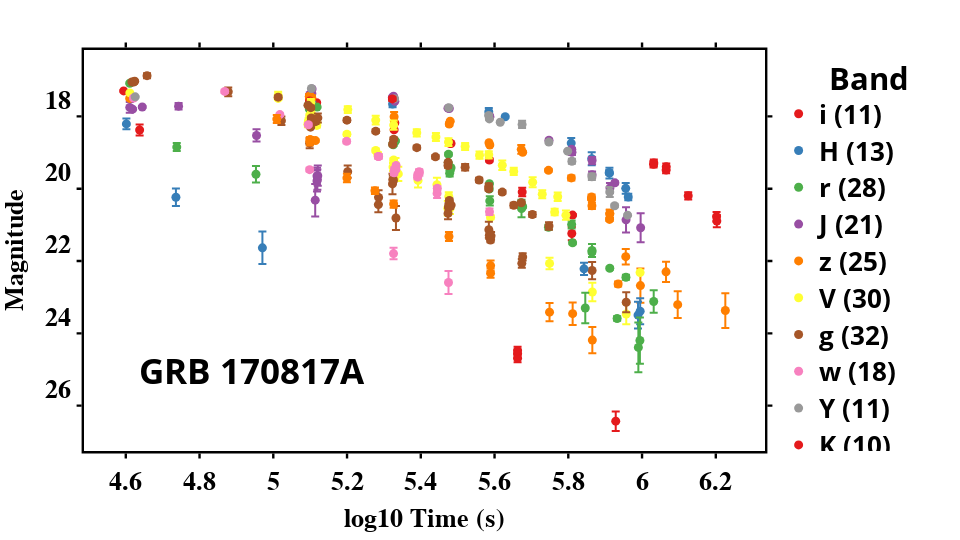
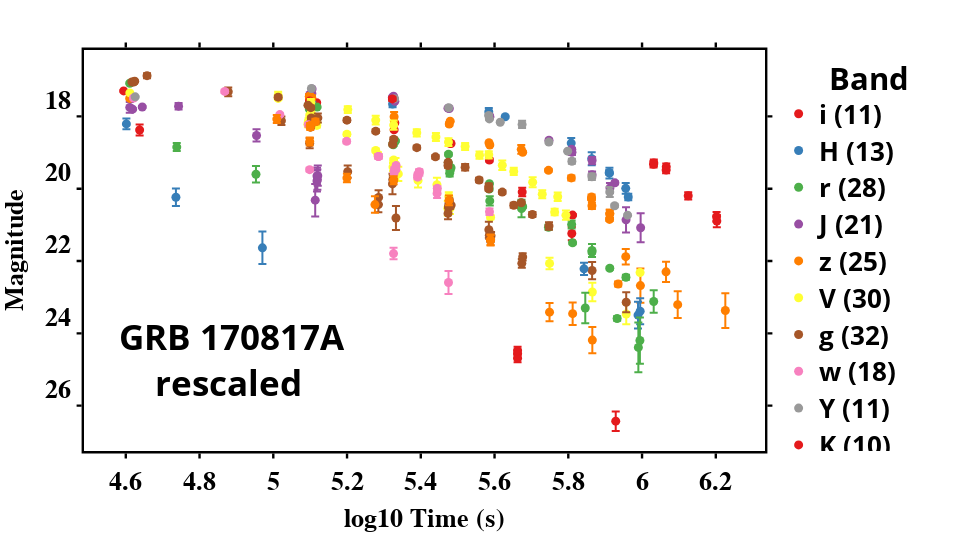

Notebook source saved alongside these figures, in order:
### Code cell
# rescaling GRB

figunresc, figresc, resc_mag_df = lc.rescaleGRB()

figunresc.show()
figresc.show()

### Figure 1 — Plotly figure (JSON) as saved in the notebook; plotly's stock layout.template omitted (floating-point values rounded to 4 significant figures)
{"data": [{"error_y": {"array": [0.018, 0.03, 0.02, 0.03, 0.02, 0.047, 0.01, 0.045, 0.116, 0.183, 0.03]}, "hovertemplate": "      <b>Band<b>=i (11)<br>x=%{x}<br>y=%{y}<extra></extra>", "legendgroup": "i (11)", "marker": {"color": "rgb(228,26,28)", "size": 9, "symbol": "circle"}, "mode": "markers", "name": "<b>i (11)</b>", "orientation": "v", "showlegend": true, "type": "scatter", "x": [4.594, 5.099, 5.118, 5.328, 5.33, 5.478, 5.482, 5.586, 5.675, 5.81, 5.812], "xaxis": "x", "y": [17.3, 17.59, 17.62, 18.37, 18.18, 18.74, 18.75, 19.21, 20.09, 21.24, 20.73], "yaxis": "y"}, {"error_y": {"array": [0.15, 0.01, 0.1, 0.09, 0.01, 0.1, 0.03, 0.14, 0.18, 0.06, 0.15, 0.15, 0.09]}, "hovertemplate": "      <b>Band<b>=H (13)<br>x=%{x}<br>y=%{y}<extra></extra>", "legendgroup": "H (13)", "marker": {"color": "rgb(55,126,184)", "size": 9, "symbol": "circle"}, "mode": "markers", "name": "<b>H (13)</b>", "orientation": "v", "showlegend": true, "type": "scatter", "x": [4.602, 5.102, 5.104, 5.323, 5.325, 5.584, 5.629, 5.808, 5.863, 5.911, 5.912, 5.956, 5.963], "xaxis": "x", "y": [18.21, 17.47, 17.58, 17.66, 17.52, 17.87, 18.01, 18.74, 19.17, 19.55, 19.57, 19.99, 20.23], "yaxis": "y"}, {"error_y": {"array": [0.02, 0.02, 0.02, 0.03, 0.02, 0.018, 0.04, 0.03, 0.02, 0.01, 0.04, 0.089, 0.02, 0.01, 0.05, 0.01, 0.125, 0.03, 0.24, 0.03, 0.07, 0.11, 0.04, 0.05, 0.18, 0.04, 0.07, 0.31]}, "hovertemplate": "      <b>Band<b>=r (28)<br>x=%{x}<br>y=%{y}<extra></extra>", "legendgroup": "r (28)", "marker": {"color": "rgb(77,175,74)", "size": 9, "symbol": "circle"}, "mode": "markers", "name": "<b>r (28)</b>", "orientation": "v", "showlegend": true, "type": "scatter", "x": [4.611, 5.095, 5.098, 5.099, 5.105, 5.119, 5.324, 5.326, 5.331, 5.475, 5.475, 5.478, 5.48, 5.482, 5.585, 5.586, 5.587, 5.672, 5.673, 5.676, 5.746, 5.809, 5.812, 5.864, 5.864, 5.913, 5.956, 6.032], "xaxis": "x", "y": [17.08, 17.69, 17.8, 17.66, 17.71, 17.74, 18.77, 18.79, 18.68, 19.28, 19.05, 19.57, 19.5, 19.42, 20.01, 19.86, 20.34, 20.39, 20.55, 20.5, 21.07, 20.99, 21.5, 21.75, 21.71, 22.2, 22.45, 23.12], "yaxis": "y"}, {"error_y": {"array": [0.15, 0.03, 0.03, 0.01, 0.01, 0.01, 0.01, 0.01, 0.02, 0.01, 0.02, 0.02, 0.03, 0.04, 0.04, 0.08, 0.1, 0.09, 0.14, 0.35, 0.4]}, "hovertemplate": "      <b>Band<b>=J (21)<br>x=%{x}<br>y=%{y}<extra></extra>", "legendgroup": "J (21)", "marker": {"color": "rgb(152,78,163)", "size": 9, "symbol": "circle"}, "mode": "markers", "name": "<b>J (21)</b>", "orientation": "v", "showlegend": true, "type": "scatter", "x": [4.611, 4.618, 4.645, 5.099, 5.105, 5.105, 5.323, 5.326, 5.33, 5.474, 5.477, 5.587, 5.587, 5.748, 5.809, 5.81, 5.865, 5.865, 5.913, 5.957, 5.996], "xaxis": "x", "y": [17.75, 17.8, 17.74, 17.39, 17.37, 17.24, 17.47, 17.44, 17.58, 17.77, 17.78, 18.02, 18.0, 18.66, 18.91, 18.99, 19.22, 19.61, 19.98, 20.86, 21.08], "yaxis": "y"}, {"error_y": {"array": [0.03, 0.06, 0.06, 0.06, 0.07, 0.13, 0.05, 0.02, 0.01, 0.027, 0.12, 0.03, 0.039, 0.07, 0.03, 0.07, 0.092, 0.04, 0.11, 0.11, 0.214, 0.471, 0.28, 0.368, 0.48]}, "hovertemplate": "      <b>Band<b>=z (25)<br>x=%{x}<br>y=%{y}<extra></extra>", "legendgroup": "z (25)", "marker": {"color": "rgb(255,127,0)", "size": 9, "symbol": "circle"}, "mode": "markers", "name": "<b>z (25)</b>", "orientation": "v", "showlegend": true, "type": "scatter", "x": [4.611, 5.098, 5.098, 5.098, 5.105, 5.328, 5.477, 5.48, 5.585, 5.587, 5.672, 5.676, 5.746, 5.808, 5.863, 5.863, 5.864, 5.912, 5.912, 5.913, 5.956, 5.996, 6.065, 6.097, 6.226], "xaxis": "x", "y": [17.5, 17.45, 17.44, 17.44, 17.49, 18.01, 18.21, 18.13, 18.73, 18.79, 18.91, 18.99, 19.49, 19.7, 20.28, 20.23, 20.47, 20.85, 20.69, 20.69, 21.88, 22.68, 22.3, 23.21, 23.37], "yaxis": "y"}, {"error_y": {"array": [0.02, 0.04, 0.08, 0.05, 0.08, 0.04, 0.041, 0.04, 0.06, 0.04, 0.06, 0.1, 0.05, 0.05, 0.07, 0.11, 0.05, 0.08, 0.18, 0.12, 0.2, 0.2, 0.19, 0.2, 0.115, 0.15, 0.054, 0.158, 0.256, 0.28]}, "hovertemplate": "      <b>Band<b>=V (30)<br>x=%{x}<br>y=%{y}<extra></extra>", "legendgroup": "V (30)", "marker": {"color": "rgb(255,255,51)", "size": 9, "symbol": "circle"}, "mode": "markers", "name": "<b>V (30)</b>", "orientation": "v", "showlegend": true, "type": "scatter", "x": [4.611, 5.013, 5.094, 5.095, 5.096, 5.099, 5.103, 5.108, 5.108, 5.108, 5.118, 5.118, 5.2, 5.278, 5.284, 5.325, 5.326, 5.33, 5.331, 5.333, 5.339, 5.393, 5.444, 5.473, 5.476, 5.479, 5.589, 5.749, 5.865, 5.957], "xaxis": "x", "y": [17.35, 17.5, 18.22, 18.16, 18.13, 17.97, 17.92, 18.14, 18.16, 18.18, 18.25, 18.18, 18.49, 18.94, 19.06, 19.4, 19.2, 19.51, 19.33, 19.53, 19.59, 19.77, 19.89, 20.54, 20.21, 20.55, 20.79, 22.07, 22.86, 23.47], "yaxis": "y"}, {"error_y": {"array": [0.02, 0.04, 0.02, 0.07, 0.12, 0.12, 0.03, 0.14, 0.03, 0.03, 0.04, 0.06, 0.068, 0.124, 0.17, 0.21, 0.2, 0.282, 0.11, 0.05, 0.33, 0.16, 0.08, 0.049, 0.06, 0.01, 0.22, 0.11, 0.06, 0.104, 0.12, 0.1]}, "hovertemplate": "      <b>Band<b>=g (32)<br>x=%{x}<br>y=%{y}<extra></extra>", "legendgroup": "g (32)", "marker": {"color": "rgb(166,86,40)", "size": 9, "symbol": "circle"}, "mode": "markers", "name": "<b>g (32)</b>", "orientation": "v", "showlegend": true, "type": "scatter", "x": [4.617, 4.621, 4.624, 4.658, 4.878, 5.022, 5.098, 5.099, 5.099, 5.101, 5.103, 5.105, 5.114, 5.121, 5.202, 5.285, 5.286, 5.323, 5.324, 5.326, 5.333, 5.474, 5.475, 5.477, 5.48, 5.482, 5.585, 5.586, 5.589, 5.591, 5.674, 5.676], "xaxis": "x", "y": [17.05, 17.05, 17.03, 16.87, 17.32, 18.12, 18.21, 18.74, 18.25, 18.3, 18.04, 18.11, 18.15, 18.04, 19.53, 20.44, 20.24, 19.87, 19.74, 19.76, 20.81, 20.68, 20.48, 20.33, 20.49, 20.45, 21.13, 21.28, 21.42, 21.3, 22.06, 21.89], "yaxis": "y"}, {"error_y": {"array": [0.04, 0.04, 0.04, 0.04, 0.05, 0.06, 0.06, 0.07, 0.07, 0.06, 0.05, 0.05, 0.05, 0.07, 0.08, 0.13, 0.06, 0.09]}, "hovertemplate": "      <b>Band<b>=w (18)<br>x=%{x}<br>y=%{y}<extra></extra>", "legendgroup": "w (18)", "marker": {"color": "rgb(247,129,191)", "size": 9, "symbol": "circle"}, "mode": "markers", "name": "<b>w (18)</b>", "orientation": "v", "showlegend": true, "type": "scatter", "x": [4.621, 4.868, 5.018, 5.095, 5.199, 5.285, 5.286, 5.328, 5.328, 5.332, 5.333, 5.391, 5.392, 5.396, 5.396, 5.444, 5.445, 5.586], "xaxis": "x", "y": [17.49, 17.31, 17.95, 18.23, 18.69, 19.11, 19.11, 19.56, 19.48, 19.46, 19.36, 19.68, 19.61, 19.53, 19.56, 20.13, 19.99, 20.64], "yaxis": "y"}, {"error_y": {"array": [0.01, 0.01, 0.02, 0.01, 0.02, 0.02, 0.1, 0.04, 0.07, 0.09, 0.14]}, "hovertemplate": "      <b>Band<b>=Y (11)<br>x=%{x}<br>y=%{y}<extra></extra>", "legendgroup": "Y (11)", "marker": {"color": "rgb(153,153,153)", "size": 9, "symbol": "circle"}, "mode": "markers", "name": "<b>Y (11)</b>", "orientation": "v", "showlegend": true, "type": "scatter", "x": [4.626, 5.103, 5.329, 5.476, 5.584, 5.586, 5.675, 5.747, 5.81, 5.864, 5.912], "xaxis": "x", "y": [17.46, 17.23, 17.51, 17.76, 17.97, 18.07, 18.22, 18.71, 19.24, 19.67, 20.09], "yaxis": "y"}, {"error_y": {"array": [0.15, 0.04, 0.06, 0.09, 0.09, 0.09, 0.09, 0.1, 0.13, 0.17]}, "hovertemplate": "      <b>Band<b>=K (10)<br>x=%{x}<br>y=%{y}<extra></extra>", "legendgroup": "K (10)", "marker": {"color": "rgb(228,26,28)", "size": 9, "symbol": "circle"}, "mode": "markers", "name": "<b>K (10)</b>", "orientation": "v", "showlegend": true, "type": "scatter", "x": [4.638, 5.099, 5.323, 6.031, 6.032, 6.065, 6.066, 6.125, 6.202, 6.203], "xaxis": "x", "y": [18.38, 17.58, 17.52, 19.33, 19.29, 19.49, 19.4, 20.2, 20.78, 20.9], "yaxis": "y"}, {"error_y": {"array": [0.24, 0.45]}, "hovertemplate": "      <b>Band<b>=UVM2 (2)<br>x=%{x}<br>y=%{y}<extra></extra>", "legendgroup": "UVM2 (2)", "marker": {"color": "rgb(55,126,184)", "size": 9, "symbol": "circle"}, "mode": "markers", "name": "<b>UVM2 (2)</b>", "orientation": "v", "showlegend": true, "type": "scatter", "x": [4.736, 4.971], "xaxis": "x", "y": [20.24, 21.64], "yaxis": "y"}, {"error_y": {"array": [0.11, 0.23]}, "hovertemplate": "      <b>Band<b>=UVW1 (2)<br>x=%{x}<br>y=%{y}<extra></extra>", "legendgroup": "UVW1 (2)", "marker": {"color": "rgb(77,175,74)", "size": 9, "symbol": "circle"}, "mode": "markers", "name": "<b>UVW1 (2)</b>", "orientation": "v", "showlegend": true, "type": "scatter", "x": [4.738, 4.953], "xaxis": "x", "y": [18.85, 19.6], "yaxis": "y"}, {"error_y": {"array": [0.09, 0.17, 0.45, 0.29, 0.23, 0.28, 0.28]}, "hovertemplate": "      <b>Band<b>=U (7)<br>x=%{x}<br>y=%{y}<extra></extra>", "legendgroup": "U (7)", "marker": {"color": "rgb(152,78,163)", "size": 9, "symbol": "circle"}, "mode": "markers", "name": "<b>U (7)</b>", "orientation": "v", "showlegend": true, "type": "scatter", "x": [4.743, 4.955, 5.114, 5.118, 5.118, 5.12, 5.121], "xaxis": "x", "y": [17.72, 18.53, 20.32, 19.79, 19.65, 19.75, 19.64], "yaxis": "y"}, {"error_y": {"array": [0.11, 0.11, 0.06, 0.07, 0.037, 0.12, 0.09, 0.1, 0.126, 0.128, 0.14, 0.251, 0.31, 0.363]}, "hovertemplate": "      <b>Band<b>=B (14)<br>x=%{x}<br>y=%{y}<extra></extra>", "legendgroup": "B (14)", "marker": {"color": "rgb(255,127,0)", "size": 9, "symbol": "circle"}, "mode": "markers", "name": "<b>B (14)</b>", "orientation": "v", "showlegend": true, "type": "scatter", "x": [5.01, 5.099, 5.1, 5.1, 5.114, 5.2, 5.276, 5.326, 5.476, 5.589, 5.589, 5.749, 5.812, 5.865], "xaxis": "x", "y": [18.07, 18.69, 18.65, 18.65, 18.67, 19.7, 20.05, 20.42, 21.32, 22.34, 22.13, 23.41, 23.46, 24.19], "yaxis": "y"}, {"error_y": {"array": [0.1, 0.09, 0.09, 0.12, 0.13, 0.1, 0.11, 0.11, 0.1, 0.1, 0.1, 0.13, 0.1, 0.14, 0.11, 0.09, 0.12, 0.13]}, "hovertemplate": "      <b>Band<b>=I (18)<br>x=%{x}<br>y=%{y}<extra></extra>", "legendgroup": "I (18)", "marker": {"color": "rgb(255,255,51)", "size": 9, "symbol": "circle"}, "mode": "markers", "name": "<b>I (18)</b>", "orientation": "v", "showlegend": true, "type": "scatter", "x": [5.013, 5.102, 5.202, 5.278, 5.326, 5.389, 5.441, 5.475, 5.52, 5.559, 5.584, 5.621, 5.652, 5.703, 5.729, 5.763, 5.771, 5.794], "xaxis": "x", "y": [17.42, 17.61, 17.81, 18.1, 18.24, 18.45, 18.57, 18.71, 18.83, 19.07, 19.06, 19.35, 19.52, 19.82, 20.15, 20.65, 20.22, 20.73], "yaxis": "y"}, {"error_y": {"array": [0.05, 0.02, 0.05, 0.05, 0.05, 0.04, 0.05, 0.05, 0.05, 0.06, 0.01, 0.09, 0.06, 0.058, 0.08, 0.05, 0.07, 0.03, 0.07, 0.106, 0.24, 0.277]}, "hovertemplate": "      <b>Band<b>=R (22)<br>x=%{x}<br>y=%{y}<extra></extra>", "legendgroup": "R (22)", "marker": {"color": "rgb(166,86,40)", "size": 9, "symbol": "circle"}, "mode": "markers", "name": "<b>R (22)</b>", "orientation": "v", "showlegend": true, "type": "scatter", "x": [5.013, 5.094, 5.102, 5.2, 5.278, 5.324, 5.326, 5.389, 5.44, 5.474, 5.474, 5.52, 5.558, 5.584, 5.584, 5.621, 5.652, 5.673, 5.703, 5.748, 5.865, 5.957], "xaxis": "x", "y": [17.47, 17.69, 17.76, 18.1, 18.41, 18.77, 18.63, 18.86, 19.12, 19.36, 19.27, 19.4, 19.76, 20.0, 19.94, 20.09, 20.46, 20.39, 20.71, 21.03, 22.26, 23.14], "yaxis": "y"}, {"error_y": {"array": [0.05, 0.16, 0.32]}, "hovertemplate": "      <b>Band<b>=u (3)<br>x=%{x}<br>y=%{y}<extra></extra>", "legendgroup": "u (3)", "marker": {"color": "rgb(247,129,191)", "size": 9, "symbol": "circle"}, "mode": "markers", "name": "<b>u (3)</b>", "orientation": "v", "showlegend": true, "type": "scatter", "x": [5.099, 5.326, 5.475], "xaxis": "x", "y": [19.47, 21.79, 22.59], "yaxis": "y"}, {"error_y": {"array": [0.01, 0.01, 0.04, 0.02]}, "hovertemplate": "      <b>Band<b>=F110W (4)<br>x=%{x}<br>y=%{y}<extra></extra>", "legendgroup": "F110W (4)", "marker": {"color": "rgb(153,153,153)", "size": 9, "symbol": "circle"}, "mode": "markers", "name": "<b>F110W (4)</b>", "orientation": "v", "showlegend": true, "type": "scatter", "x": [5.615, 5.798, 5.926, 5.961], "xaxis": "x", "y": [18.16, 18.96, 20.47, 20.73], "yaxis": "y"}, {"error_y": {"array": [0.11, 0.11, 0.11, 0.27]}, "hovertemplate": "      <b>Band<b>=F336W (4)<br>x=%{x}<br>y=%{y}<extra></extra>", "legendgroup": "F336W (4)", "marker": {"color": "rgb(228,26,28)", "size": 9, "symbol": "circle"}, "mode": "markers", "name": "<b>F336W (4)</b>", "orientation": "v", "showlegend": true, "type": "scatter", "x": [5.662, 5.662, 5.662, 5.929], "xaxis": "x", "y": [24.56, 24.69, 24.48, 26.43], "yaxis": "y"}, {"error_y": {"array": [0.17, 0.37, 0.36]}, "hovertemplate": "      <b>Band<b>=F606W (3)<br>x=%{x}<br>y=%{y}<extra></extra>", "legendgroup": "F606W (3)", "marker": {"color": "rgb(55,126,184)", "size": 9, "symbol": "circle"}, "mode": "markers", "name": "<b>F606W (3)</b>", "orientation": "v", "showlegend": true, "type": "scatter", "x": [5.843, 5.989, 5.995], "xaxis": "x", "y": [22.22, 23.5, 23.39], "yaxis": "y"}, {"error_y": {"array": [0.42, 0.06, 0.69, 0.64]}, "hovertemplate": "      <b>Band<b>=F475W (4)<br>x=%{x}<br>y=%{y}<extra></extra>", "legendgroup": "F475W (4)", "marker": {"color": "rgb(77,175,74)", "size": 9, "symbol": "circle"}, "mode": "markers", "name": "<b>F475W (4)</b>", "orientation": "v", "showlegend": true, "type": "scatter", "x": [5.846, 5.932, 5.99, 5.994], "xaxis": "x", "y": [23.3, 23.59, 24.39, 24.2], "yaxis": "y"}, {"error_y": {"array": [0.04]}, "hovertemplate": "      <b>Band<b>=F160W (1)<br>x=%{x}<br>y=%{y}<extra></extra>", "legendgroup": "F160W (1)", "marker": {"color": "rgb(152,78,163)", "size": 9, "symbol": "circle"}, "mode": "markers", "name": "<b>F160W (1)</b>", "orientation": "v", "showlegend": true, "type": "scatter", "x": [5.926], "xaxis": "x", "y": [19.84], "yaxis": "y"}, {"error_y": {"array": [0.07]}, "hovertemplate": "      <b>Band<b>=F625W (1)<br>x=%{x}<br>y=%{y}<extra></extra>", "legendgroup": "F625W (1)", "marker": {"color": "rgb(255,127,0)", "size": 9, "symbol": "circle"}, "mode": "markers", "name": "<b>F625W (1)</b>", "orientation": "v", "showlegend": true, "type": "scatter", "x": [5.935], "xaxis": "x", "y": [22.64], "yaxis": "y"}, {"error_y": {"array": [0.02]}, "hovertemplate": "      <b>Band<b>=F814W (1)<br>x=%{x}<br>y=%{y}<extra></extra>", "legendgroup": "F814W (1)", "marker": {"color": "rgb(255,255,51)", "size": 9, "symbol": "circle"}, "mode": "markers", "name": "<b>F814W (1)</b>", "orientation": "v", "showlegend": true, "type": "scatter", "x": [5.995], "xaxis": "x", "y": [22.32], "yaxis": "y"}], "layout": {"annotations": [{"align": "left", "font": {"color": "black", "size": 35}, "showarrow": false, "text": "<b>GRB 170817A</b>", "x": 0.08, "xanchor": "left", "xref": "paper", "xshift": -1, "y": 0.15, "yanchor": "bottom", "yref": "paper", "yshift": -5}], "height": 540, "legend": {"font": {"color": "black", "size": 26}, "title": {"text": "      <b>Band<b>"}, "tracegroupgap": 0}, "margin": {"b": 40, "l": 40, "r": 40, "t": 50}, "plot_bgcolor": "white", "width": 960, "xaxis": {"anchor": "y", "domain": [0, 1], "linecolor": "black", "linewidth": 2.4, "mirror": "allticks", "showgrid": false, "showline": true, "showticklabels": true, "tickcolor": "black", "tickfont": {"color": "black", "family": "arial", "size": 26}, "tickprefix": "<b>", "ticks": "outside", "ticksuffix": "</b><br>", "tickwidth": 2.4, "title": {"font": {"color": "black", "family": "arial", "size": 26}, "text": "<b>log10 Time (s)<b>"}}, "yaxis": {"anchor": "x", "autorange": "reversed", "domain": [0, 1], "linecolor": "black", "linewidth": 2.4, "mirror": "allticks", "showgrid": false, "showline": true, "showticklabels": true, "tickcolor": "black", "tickfont": {"color": "black", "family": "arial", "size": 26}, "tickprefix": "<b>", "ticks": "outside", "ticksuffix": "</b><br>", "tickwidth": 2.4, "title": {"font": {"color": "black", "family": "arial", "size": 26}, "text": "<b>Magnitude<b>"}}}}

### Figure 2 — Plotly figure (JSON) as saved in the notebook; plotly's stock layout.template omitted (floating-point values rounded to 4 significant figures)
{"data": [{"error_y": {"array": [0.018, 0.03, 0.02, 0.03, 0.02, 0.047, 0.01, 0.045, 0.116, 0.183, 0.03]}, "hovertemplate": "      <b>Band<b>=i (11)<br>x=%{x}<br>y=%{y}<extra></extra>", "legendgroup": "i (11)", "marker": {"color": "rgb(228,26,28)", "size": 9, "symbol": "circle"}, "mode": "markers", "name": "<b>i (11)</b>", "orientation": "h", "showlegend": true, "type": "scatter", "x": [4.594, 5.099, 5.118, 5.328, 5.33, 5.478, 5.482, 5.586, 5.675, 5.81, 5.812], "xaxis": "x", "y": [17.3, 17.59, 17.62, 18.37, 18.18, 18.74, 18.75, 19.21, 20.09, 21.24, 20.73], "yaxis": "y"}, {"error_y": {"array": [0.15, 0.01, 0.1, 0.09, 0.01, 0.1, 0.03, 0.14, 0.18, 0.06, 0.15, 0.15, 0.09]}, "hovertemplate": "      <b>Band<b>=H (13)<br>x=%{x}<br>y=%{y}<extra></extra>", "legendgroup": "H (13)", "marker": {"color": "rgb(55,126,184)", "size": 9, "symbol": "circle"}, "mode": "markers", "name": "<b>H (13)</b>", "orientation": "h", "showlegend": true, "type": "scatter", "x": [4.602, 5.102, 5.104, 5.323, 5.325, 5.584, 5.629, 5.808, 5.863, 5.911, 5.912, 5.956, 5.963], "xaxis": "x", "y": [18.21, 17.47, 17.58, 17.66, 17.52, 17.87, 18.01, 18.74, 19.17, 19.55, 19.57, 19.99, 20.23], "yaxis": "y"}, {"error_y": {"array": [0.02, 0.02, 0.02, 0.03, 0.02, 0.018, 0.04, 0.03, 0.02, 0.01, 0.04, 0.089, 0.02, 0.01, 0.05, 0.01, 0.125, 0.03, 0.24, 0.03, 0.07, 0.11, 0.04, 0.05, 0.18, 0.04, 0.07, 0.31]}, "hovertemplate": "      <b>Band<b>=r (28)<br>x=%{x}<br>y=%{y}<extra></extra>", "legendgroup": "r (28)", "marker": {"color": "rgb(77,175,74)", "size": 9, "symbol": "circle"}, "mode": "markers", "name": "<b>r (28)</b>", "orientation": "h", "showlegend": true, "type": "scatter", "x": [4.611, 5.095, 5.098, 5.099, 5.105, 5.119, 5.324, 5.326, 5.331, 5.475, 5.475, 5.478, 5.48, 5.482, 5.585, 5.586, 5.587, 5.672, 5.673, 5.676, 5.746, 5.809, 5.812, 5.864, 5.864, 5.913, 5.956, 6.032], "xaxis": "x", "y": [17.08, 17.69, 17.8, 17.66, 17.71, 17.74, 18.77, 18.79, 18.68, 19.28, 19.05, 19.57, 19.5, 19.42, 20.01, 19.86, 20.34, 20.39, 20.55, 20.5, 21.07, 20.99, 21.5, 21.75, 21.71, 22.2, 22.45, 23.12], "yaxis": "y"}, {"error_y": {"array": [0.15, 0.03, 0.03, 0.01, 0.01, 0.01, 0.01, 0.01, 0.02, 0.01, 0.02, 0.02, 0.03, 0.04, 0.04, 0.08, 0.1, 0.09, 0.14, 0.35, 0.4]}, "hovertemplate": "      <b>Band<b>=J (21)<br>x=%{x}<br>y=%{y}<extra></extra>", "legendgroup": "J (21)", "marker": {"color": "rgb(152,78,163)", "size": 9, "symbol": "circle"}, "mode": "markers", "name": "<b>J (21)</b>", "orientation": "h", "showlegend": true, "type": "scatter", "x": [4.611, 4.618, 4.645, 5.099, 5.105, 5.105, 5.323, 5.326, 5.33, 5.474, 5.477, 5.587, 5.587, 5.748, 5.809, 5.81, 5.865, 5.865, 5.913, 5.957, 5.996], "xaxis": "x", "y": [17.75, 17.8, 17.74, 17.39, 17.37, 17.24, 17.47, 17.44, 17.58, 17.77, 17.78, 18.02, 18.0, 18.66, 18.91, 18.99, 19.22, 19.61, 19.98, 20.86, 21.08], "yaxis": "y"}, {"error_y": {"array": [0.03, 0.06, 0.06, 0.06, 0.07, 0.13, 0.05, 0.02, 0.01, 0.027, 0.12, 0.03, 0.039, 0.07, 0.03, 0.07, 0.092, 0.04, 0.11, 0.11, 0.214, 0.471, 0.28, 0.368, 0.48]}, "hovertemplate": "      <b>Band<b>=z (25)<br>x=%{x}<br>y=%{y}<extra></extra>", "legendgroup": "z (25)", "marker": {"color": "rgb(255,127,0)", "size": 9, "symbol": "circle"}, "mode": "markers", "name": "<b>z (25)</b>", "orientation": "h", "showlegend": true, "type": "scatter", "x": [4.611, 5.098, 5.098, 5.098, 5.105, 5.328, 5.477, 5.48, 5.585, 5.587, 5.672, 5.676, 5.746, 5.808, 5.863, 5.863, 5.864, 5.912, 5.912, 5.913, 5.956, 5.996, 6.065, 6.097, 6.226], "xaxis": "x", "y": [17.5, 17.45, 17.44, 17.44, 17.49, 18.01, 18.21, 18.13, 18.73, 18.79, 18.91, 18.99, 19.49, 19.7, 20.28, 20.23, 20.47, 20.85, 20.69, 20.69, 21.88, 22.68, 22.3, 23.21, 23.37], "yaxis": "y"}, {"error_y": {"array": [0.02, 0.04, 0.08, 0.05, 0.08, 0.04, 0.041, 0.04, 0.06, 0.04, 0.06, 0.1, 0.05, 0.05, 0.07, 0.11, 0.05, 0.08, 0.18, 0.12, 0.2, 0.2, 0.19, 0.2, 0.115, 0.15, 0.054, 0.158, 0.256, 0.28]}, "hovertemplate": "      <b>Band<b>=V (30)<br>x=%{x}<br>y=%{y}<extra></extra>", "legendgroup": "V (30)", "marker": {"color": "rgb(255,255,51)", "size": 9, "symbol": "circle"}, "mode": "markers", "name": "<b>V (30)</b>", "orientation": "h", "showlegend": true, "type": "scatter", "x": [4.611, 5.013, 5.094, 5.095, 5.096, 5.099, 5.103, 5.108, 5.108, 5.108, 5.118, 5.118, 5.2, 5.278, 5.284, 5.325, 5.326, 5.33, 5.331, 5.333, 5.339, 5.393, 5.444, 5.473, 5.476, 5.479, 5.589, 5.749, 5.865, 5.957], "xaxis": "x", "y": [17.35, 17.5, 18.22, 18.16, 18.13, 17.97, 17.92, 18.14, 18.16, 18.18, 18.25, 18.18, 18.49, 18.94, 19.06, 19.4, 19.2, 19.51, 19.33, 19.53, 19.59, 19.77, 19.89, 20.54, 20.21, 20.55, 20.79, 22.07, 22.86, 23.47], "yaxis": "y"}, {"error_y": {"array": [0.02, 0.04, 0.02, 0.07, 0.12, 0.12, 0.03, 0.14, 0.03, 0.03, 0.04, 0.06, 0.068, 0.124, 0.17, 0.21, 0.2, 0.282, 0.11, 0.05, 0.33, 0.16, 0.08, 0.049, 0.06, 0.01, 0.22, 0.11, 0.06, 0.104, 0.12, 0.1]}, "hovertemplate": "      <b>Band<b>=g (32)<br>x=%{x}<br>y=%{y}<extra></extra>", "legendgroup": "g (32)", "marker": {"color": "rgb(166,86,40)", "size": 9, "symbol": "circle"}, "mode": "markers", "name": "<b>g (32)</b>", "orientation": "h", "showlegend": true, "type": "scatter", "x": [4.617, 4.621, 4.624, 4.658, 4.878, 5.022, 5.098, 5.099, 5.099, 5.101, 5.103, 5.105, 5.114, 5.121, 5.202, 5.285, 5.286, 5.323, 5.324, 5.326, 5.333, 5.474, 5.475, 5.477, 5.48, 5.482, 5.585, 5.586, 5.589, 5.591, 5.674, 5.676], "xaxis": "x", "y": [17.05, 17.05, 17.03, 16.87, 17.32, 18.12, 18.21, 18.74, 18.25, 18.3, 18.04, 18.11, 18.15, 18.04, 19.53, 20.44, 20.24, 19.87, 19.74, 19.76, 20.81, 20.68, 20.48, 20.33, 20.49, 20.45, 21.13, 21.28, 21.42, 21.3, 22.06, 21.89], "yaxis": "y"}, {"error_y": {"array": [0.04, 0.04, 0.04, 0.04, 0.05, 0.06, 0.06, 0.07, 0.07, 0.06, 0.05, 0.05, 0.05, 0.07, 0.08, 0.13, 0.06, 0.09]}, "hovertemplate": "      <b>Band<b>=w (18)<br>x=%{x}<br>y=%{y}<extra></extra>", "legendgroup": "w (18)", "marker": {"color": "rgb(247,129,191)", "size": 9, "symbol": "circle"}, "mode": "markers", "name": "<b>w (18)</b>", "orientation": "h", "showlegend": true, "type": "scatter", "x": [4.621, 4.868, 5.018, 5.095, 5.199, 5.285, 5.286, 5.328, 5.328, 5.332, 5.333, 5.391, 5.392, 5.396, 5.396, 5.444, 5.445, 5.586], "xaxis": "x", "y": [17.49, 17.31, 17.95, 18.23, 18.69, 19.11, 19.11, 19.56, 19.48, 19.46, 19.36, 19.68, 19.61, 19.53, 19.56, 20.13, 19.99, 20.64], "yaxis": "y"}, {"error_y": {"array": [0.01, 0.01, 0.02, 0.01, 0.02, 0.02, 0.1, 0.04, 0.07, 0.09, 0.14]}, "hovertemplate": "      <b>Band<b>=Y (11)<br>x=%{x}<br>y=%{y}<extra></extra>", "legendgroup": "Y (11)", "marker": {"color": "rgb(153,153,153)", "size": 9, "symbol": "circle"}, "mode": "markers", "name": "<b>Y (11)</b>", "orientation": "h", "showlegend": true, "type": "scatter", "x": [4.626, 5.103, 5.329, 5.476, 5.584, 5.586, 5.675, 5.747, 5.81, 5.864, 5.912], "xaxis": "x", "y": [17.46, 17.23, 17.51, 17.76, 17.97, 18.07, 18.22, 18.71, 19.24, 19.67, 20.09], "yaxis": "y"}, {"error_y": {"array": [0.15, 0.04, 0.06, 0.09, 0.09, 0.09, 0.09, 0.1, 0.13, 0.17]}, "hovertemplate": "      <b>Band<b>=K (10)<br>x=%{x}<br>y=%{y}<extra></extra>", "legendgroup": "K (10)", "marker": {"color": "rgb(228,26,28)", "size": 9, "symbol": "circle"}, "mode": "markers", "name": "<b>K (10)</b>", "orientation": "h", "showlegend": true, "type": "scatter", "x": [4.638, 5.099, 5.323, 6.031, 6.032, 6.065, 6.066, 6.125, 6.202, 6.203], "xaxis": "x", "y": [18.38, 17.58, 17.52, 19.33, 19.29, 19.49, 19.4, 20.2, 20.78, 20.9], "yaxis": "y"}, {"error_y": {"array": [0.24, 0.45]}, "hovertemplate": "      <b>Band<b>=UVM2 (2)<br>x=%{x}<br>y=%{y}<extra></extra>", "legendgroup": "UVM2 (2)", "marker": {"color": "rgb(55,126,184)", "size": 9, "symbol": "circle"}, "mode": "markers", "name": "<b>UVM2 (2)</b>", "orientation": "h", "showlegend": true, "type": "scatter", "x": [4.736, 4.971], "xaxis": "x", "y": [20.24, 21.64], "yaxis": "y"}, {"error_y": {"array": [0.11, 0.23]}, "hovertemplate": "      <b>Band<b>=UVW1 (2)<br>x=%{x}<br>y=%{y}<extra></extra>", "legendgroup": "UVW1 (2)", "marker": {"color": "rgb(77,175,74)", "size": 9, "symbol": "circle"}, "mode": "markers", "name": "<b>UVW1 (2)</b>", "orientation": "h", "showlegend": true, "type": "scatter", "x": [4.738, 4.953], "xaxis": "x", "y": [18.85, 19.6], "yaxis": "y"}, {"error_y": {"array": [0.09, 0.17, 0.45, 0.29, 0.23, 0.28, 0.28]}, "hovertemplate": "      <b>Band<b>=U (7)<br>x=%{x}<br>y=%{y}<extra></extra>", "legendgroup": "U (7)", "marker": {"color": "rgb(152,78,163)", "size": 9, "symbol": "circle"}, "mode": "markers", "name": "<b>U (7)</b>", "orientation": "h", "showlegend": true, "type": "scatter", "x": [4.743, 4.955, 5.114, 5.118, 5.118, 5.12, 5.121], "xaxis": "x", "y": [17.72, 18.53, 20.32, 19.79, 19.65, 19.75, 19.64], "yaxis": "y"}, {"error_y": {"array": [0.11, 0.11, 0.06708, 0.07616, 0.07741, 0.12, 0.2285, 0.1118, 0.1352, 0.1414, 0.1523, 0.251, 0.31, 0.363]}, "hovertemplate": "      <b>Band<b>=B (14)<br>x=%{x}<br>y=%{y}<extra></extra>", "legendgroup": "B (14)", "marker": {"color": "rgb(255,127,0)", "size": 9, "symbol": "circle"}, "mode": "markers", "name": "<b>B (14)</b>", "orientation": "h", "showlegend": true, "type": "scatter", "x": [5.01, 5.099, 5.1, 5.1, 5.114, 5.2, 5.276, 5.326, 5.476, 5.589, 5.589, 5.749, 5.812, 5.865], "xaxis": "x", "y": [18.07, 18.69, 18.25, 18.3, 18.15, 19.7, 20.44, 19.76, 20.33, 21.42, 21.42, 23.41, 23.46, 24.19], "yaxis": "y"}, {"error_y": {"array": [0.1, 0.09, 0.09, 0.12, 0.13, 0.1, 0.11, 0.11, 0.1, 0.1, 0.1, 0.13, 0.1, 0.14, 0.11, 0.09, 0.12, 0.13]}, "hovertemplate": "      <b>Band<b>=I (18)<br>x=%{x}<br>y=%{y}<extra></extra>", "legendgroup": "I (18)", "marker": {"color": "rgb(255,255,51)", "size": 9, "symbol": "circle"}, "mode": "markers", "name": "<b>I (18)</b>", "orientation": "h", "showlegend": true, "type": "scatter", "x": [5.013, 5.102, 5.202, 5.278, 5.326, 5.389, 5.441, 5.475, 5.52, 5.559, 5.584, 5.621, 5.652, 5.703, 5.729, 5.763, 5.771, 5.794], "xaxis": "x", "y": [17.42, 17.61, 17.81, 18.1, 18.24, 18.45, 18.57, 18.71, 18.83, 19.07, 19.06, 19.35, 19.52, 19.82, 20.15, 20.65, 20.22, 20.73], "yaxis": "y"}, {"error_y": {"array": [0.05, 0.02, 0.05, 0.05, 0.05, 0.04, 0.05, 0.05, 0.05, 0.06, 0.01, 0.09, 0.06, 0.058, 0.08, 0.05, 0.07, 0.03, 0.07, 0.106, 0.24, 0.277]}, "hovertemplate": "      <b>Band<b>=R (22)<br>x=%{x}<br>y=%{y}<extra></extra>", "legendgroup": "R (22)", "marker": {"color": "rgb(166,86,40)", "size": 9, "symbol": "circle"}, "mode": "markers", "name": "<b>R (22)</b>", "orientation": "h", "showlegend": true, "type": "scatter", "x": [5.013, 5.094, 5.102, 5.2, 5.278, 5.324, 5.326, 5.389, 5.44, 5.474, 5.474, 5.52, 5.558, 5.584, 5.584, 5.621, 5.652, 5.673, 5.703, 5.748, 5.865, 5.957], "xaxis": "x", "y": [17.47, 17.69, 17.76, 18.1, 18.41, 18.77, 18.63, 18.86, 19.12, 19.36, 19.27, 19.4, 19.76, 20.0, 19.94, 20.09, 20.46, 20.39, 20.71, 21.03, 22.26, 23.14], "yaxis": "y"}, {"error_y": {"array": [0.05, 0.16, 0.32]}, "hovertemplate": "      <b>Band<b>=u (3)<br>x=%{x}<br>y=%{y}<extra></extra>", "legendgroup": "u (3)", "marker": {"color": "rgb(247,129,191)", "size": 9, "symbol": "circle"}, "mode": "markers", "name": "<b>u (3)</b>", "orientation": "h", "showlegend": true, "type": "scatter", "x": [5.099, 5.326, 5.475], "xaxis": "x", "y": [19.47, 21.79, 22.59], "yaxis": "y"}, {"error_y": {"array": [0.01, 0.01, 0.04, 0.02]}, "hovertemplate": "      <b>Band<b>=F110W (4)<br>x=%{x}<br>y=%{y}<extra></extra>", "legendgroup": "F110W (4)", "marker": {"color": "rgb(153,153,153)", "size": 9, "symbol": "circle"}, "mode": "markers", "name": "<b>F110W (4)</b>", "orientation": "h", "showlegend": true, "type": "scatter", "x": [5.615, 5.798, 5.926, 5.961], "xaxis": "x", "y": [18.16, 18.96, 20.47, 20.73], "yaxis": "y"}, {"error_y": {"array": [0.11, 0.11, 0.11, 0.27]}, "hovertemplate": "      <b>Band<b>=F336W (4)<br>x=%{x}<br>y=%{y}<extra></extra>", "legendgroup": "F336W (4)", "marker": {"color": "rgb(228,26,28)", "size": 9, "symbol": "circle"}, "mode": "markers", "name": "<b>F336W (4)</b>", "orientation": "h", "showlegend": true, "type": "scatter", "x": [5.662, 5.662, 5.662, 5.929], "xaxis": "x", "y": [24.56, 24.69, 24.48, 26.43], "yaxis": "y"}, {"error_y": {"array": [0.17, 0.37, 0.36]}, "hovertemplate": "      <b>Band<b>=F606W (3)<br>x=%{x}<br>y=%{y}<extra></extra>", "legendgroup": "F606W (3)", "marker": {"color": "rgb(55,126,184)", "size": 9, "symbol": "circle"}, "mode": "markers", "name": "<b>F606W (3)</b>", "orientation": "h", "showlegend": true, "type": "scatter", "x": [5.843, 5.989, 5.995], "xaxis": "x", "y": [22.22, 23.5, 23.39], "yaxis": "y"}, {"error_y": {"array": [0.42, 0.06, 0.69, 0.64]}, "hovertemplate": "      <b>Band<b>=F475W (4)<br>x=%{x}<br>y=%{y}<extra></extra>", "legendgroup": "F475W (4)", "marker": {"color": "rgb(77,175,74)", "size": 9, "symbol": "circle"}, "mode": "markers", "name": "<b>F475W (4)</b>", "orientation": "h", "showlegend": true, "type": "scatter", "x": [5.846, 5.932, 5.99, 5.994], "xaxis": "x", "y": [23.3, 23.59, 24.39, 24.2], "yaxis": "y"}, {"error_y": {"array": [0.04]}, "hovertemplate": "      <b>Band<b>=F160W (1)<br>x=%{x}<br>y=%{y}<extra></extra>", "legendgroup": "F160W (1)", "marker": {"color": "rgb(152,78,163)", "size": 9, "symbol": "circle"}, "mode": "markers", "name": "<b>F160W (1)</b>", "orientation": "h", "showlegend": true, "type": "scatter", "x": [5.926], "xaxis": "x", "y": [19.84], "yaxis": "y"}, {"error_y": {"array": [0.07]}, "hovertemplate": "      <b>Band<b>=F625W (1)<br>x=%{x}<br>y=%{y}<extra></extra>", "legendgroup": "F625W (1)", "marker": {"color": "rgb(255,127,0)", "size": 9, "symbol": "circle"}, "mode": "markers", "name": "<b>F625W (1)</b>", "orientation": "h", "showlegend": true, "type": "scatter", "x": [5.935], "xaxis": "x", "y": [22.64], "yaxis": "y"}, {"error_y": {"array": [0.02]}, "hovertemplate": "      <b>Band<b>=F814W (1)<br>x=%{x}<br>y=%{y}<extra></extra>", "legendgroup": "F814W (1)", "marker": {"color": "rgb(255,255,51)", "size": 9, "symbol": "circle"}, "mode": "markers", "name": "<b>F814W (1)</b>", "orientation": "h", "showlegend": true, "type": "scatter", "x": [5.995], "xaxis": "x", "y": [22.32], "yaxis": "y"}], "layout": {"annotations": [{"align": "left", "font": {"color": "black", "size": 35}, "showarrow": false, "text": "<b>GRB 170817A<br>    rescaled</b>", "x": 0.05, "xanchor": "left", "xref": "paper", "xshift": -1, "y": 0.12, "yanchor": "bottom", "yref": "paper", "yshift": -5}], "height": 540, "legend": {"font": {"color": "black", "size": 26}, "title": {"text": "      <b>Band<b>"}, "tracegroupgap": 0}, "margin": {"b": 40, "l": 40, "r": 40, "t": 50}, "plot_bgcolor": "white", "width": 960, "xaxis": {"anchor": "y", "domain": [0, 1], "linecolor": "black", "linewidth": 2.4, "mirror": "allticks", "showgrid": false, "showline": true, "showticklabels": true, "tickcolor": "black", "tickfont": {"color": "black", "family": "arial", "size": 26}, "tickprefix": "<b>", "ticks": "outside", "ticksuffix": "</b><br>", "tickwidth": 2.4, "title": {"font": {"color": "black", "family": "arial", "size": 26}, "text": "<b>log10 Time (s)<b>"}}, "yaxis": {"anchor": "x", "autorange": "reversed", "domain": [0, 1], "linecolor": "black", "linewidth": 2.4, "mirror": "allticks", "showgrid": false, "showline": true, "showticklabels": true, "tickcolor": "black", "tickfont": {"color": "black", "family": "arial", "size": 26}, "tickprefix": "<b>", "ticks": "outside", "ticksuffix": "</b><br>", "tickwidth": 2.4, "title": {"font": {"color": "black", "family": "arial", "size": 26}, "text": "<b>Magnitude<b>"}}}}
